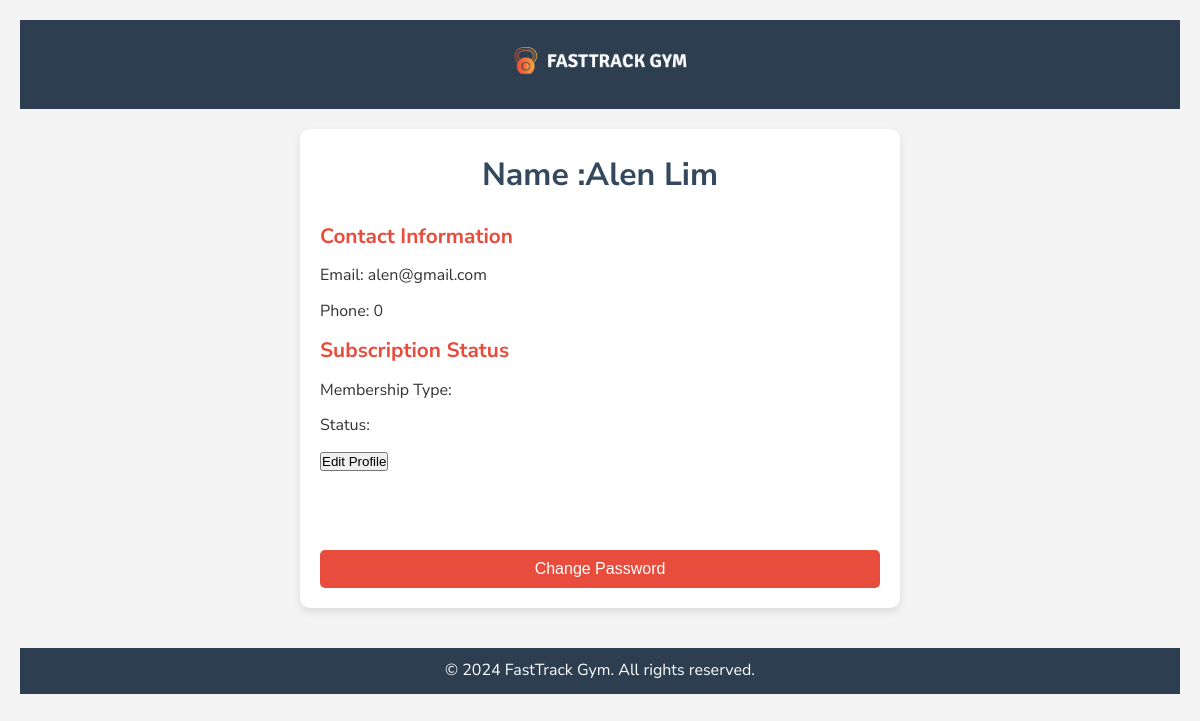
/FastTrack/viewprofileStaff.php (signed in), run on an earlier commit of the app's database.
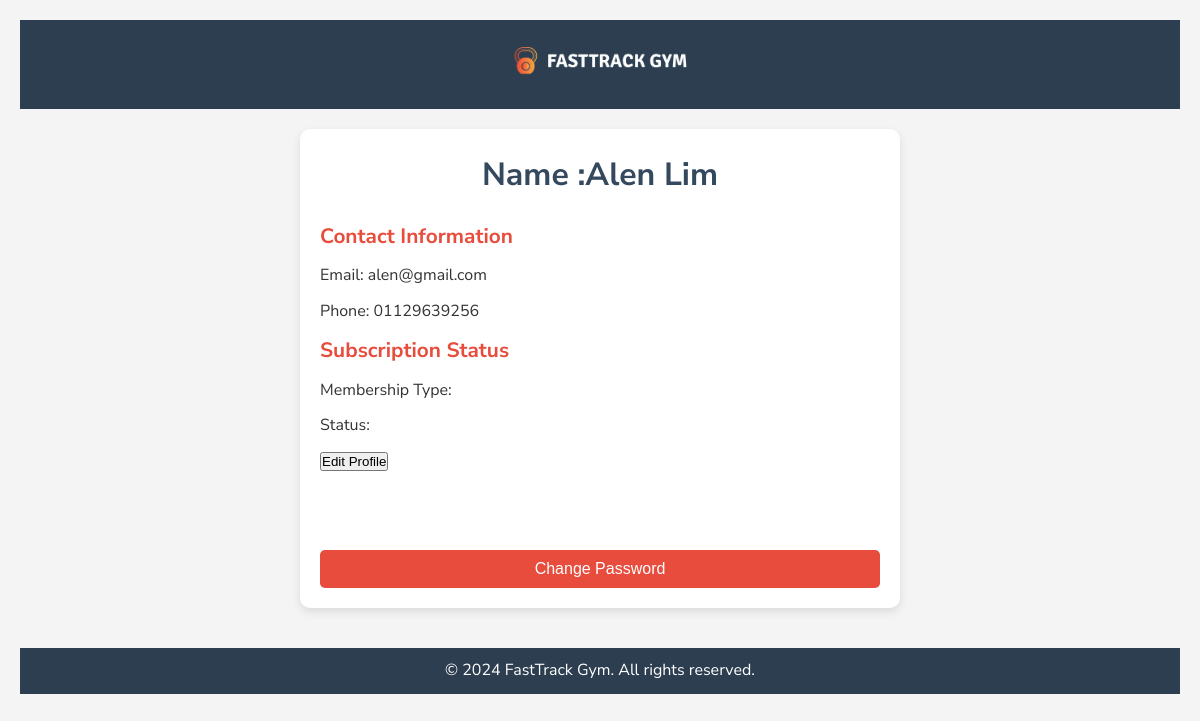
And on a later commit of the database.
### tables this page shows
CREATE TABLE `users` (
  `id` int NOT NULL,
  `full_name` varchar(100) NOT NULL,
  `email` varchar(100) NOT NULL,
  `password` varchar(255) NOT NULL,
  `phoneNo` text,
  `verification_token` varchar(255) DEFAULT NULL,
  `verified` tinyint(1) DEFAULT '0',
  `created_at` timestamp NULL DEFAULT CURRENT_TIMESTAMP,
  `user_type` varchar(50) NOT NULL DEFAULT 'user',
  `reset_token` varchar(255) DEFAULT NULL,
  `reset_token_expiry` datetime DEFAULT NULL
);

### FastTrack/viewprofileStaff.php (the view, shortened to what this page needs)
<?php
$servername = "localhost";
$username = "Webs392024";
$password = "Webs392024";
$dbname = "fasttrack_gym";
$conn = new mysqli($servername, $username, $password, $dbname);
$user_id = $_SESSION['user_id'];
$sql = "SELECT full_name, email, user_type, phoneNo FROM users WHERE id = ?";
$stmt = $conn->prepare($sql);
$stmt->bind_param("i", $user_id);
$stmt->execute();
$stmt->bind_result($full_name, $email, $user_type, $phoneNo);
?>
<!DOCTYPE html>
<html lang="en">
<head>
    <link rel="stylesheet" href="css/viewprofile.css" type="text/css">
</head>
<body>
<header class="header-section">
    <div class="logo">
        <a href="./staff.html">
            <img src="img/logo3.png" alt="FastTrack Gym Logo">
        </a>
    </div>
</header>
<div class="profile-container">
    <div class="profile-wrap">
        <h1 class="profile-name">Name :<?php echo htmlspecialchars($full_name); ?> </h1>
        <div class="profile-info">
            <h3>Contact Information</h3>
            <p>Email: <?php echo htmlspecialchars($email); ?></p>
            <p>Phone: <?php echo htmlspecialchars($phoneNo); ?></p>
        </div>
        <div class="subscription-status">
            <h3>Subscription Status</h3>
            <p>Membership Type: </p>
            <p>Status: </p>
        </div>
        <button class="edit-profile-btn" onclick="toggleEditForm()">Edit Profile</button>
		<br></br>
        <button class="change-password-btn" onclick="togglePasswordForm()">Change Password</button>
    </div>
</div>
<div class="footer-section">
    <p>&copy; 2024 FastTrack Gym. All rights reserved.</p>
</div>
</body>
</html>

What changed in the data, as far as the page shows it:
changed users "Alen Lim": phoneNo "0" → "01129639256"
